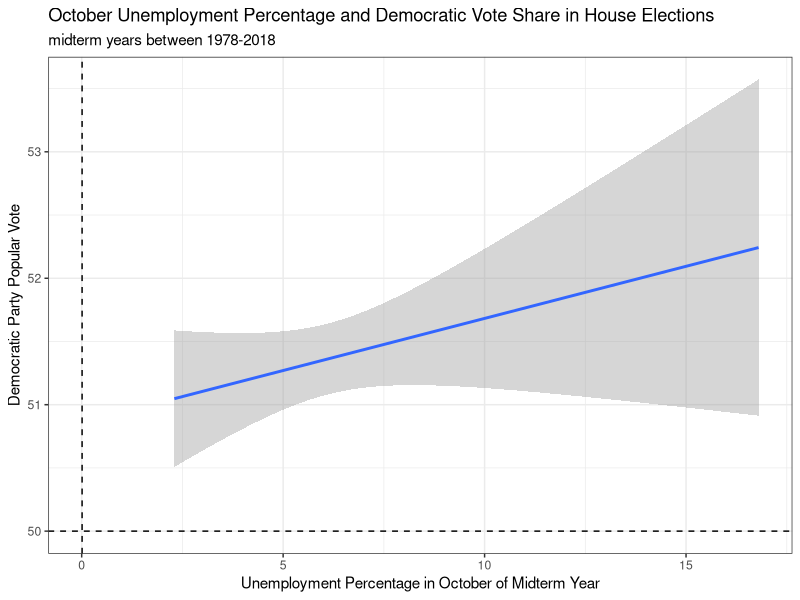
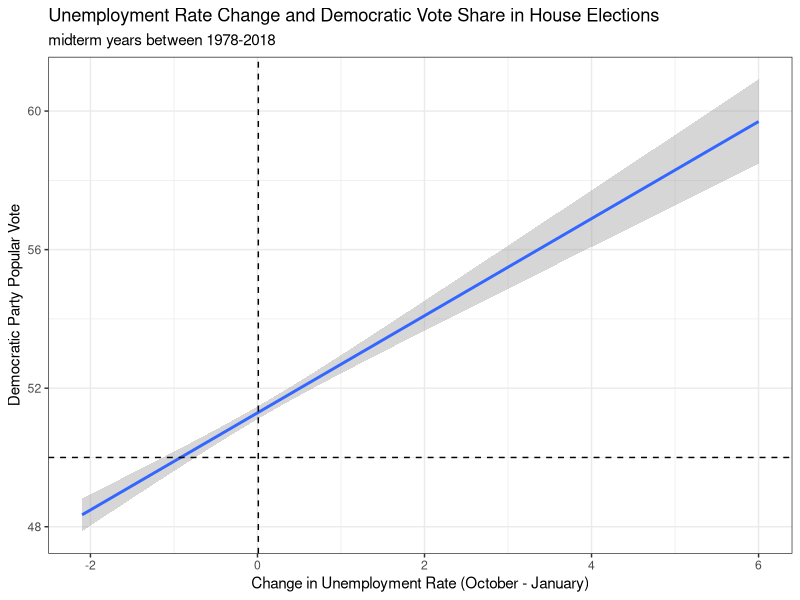

Write the R code that produced these figures, in order.
## ---- chunk 1
require(tidyverse)
require(ggplot2)
library(readr)
## ---- chunk 2
popvote_df <- read_csv('house_popvote_seats.csv') 
economy_df <- read_csv('GDP_quarterly.csv')


data1 <- left_join(economy_df, popvote_df, by = 'year')

# drop NAs (only election years)
data1 <- data1 %>%
  drop_na()

# new df
data2 <- data1 %>% 
    select('year', 'winner_party', 'H_incumbent_party', 'H_incumbent_party_majorvote_pct', 
           'quarter_cycle', 'GDP_growth_pct', 'D_majorvote_pct', 'R_majorvote_pct') %>%
    filter(quarter_cycle == 8)
## ---- chunk 3
unemployment <- read.csv('unemployment_state_monthly.csv')

unemployment2 <- unemployment %>%
  select('State.and.area', 'Year', 'Month', 'Unemployed_prct') %>%
  rename(state = State.and.area, year = Year)
  
unemployment2$Month <- as.numeric(unemployment2$Month)
unemployment2$year <- as.numeric(unemployment2$year)

unemploymentYEAR <- unemployment2 %>%
  filter(year == 1978 | year == 1982 | year == 1986 | year == 1980 | year == 1982 | year == 1986 | year == 1990 | year == 1994 | year == 1994 | year == 1998 | year == 2002 | year == 2006 | year == 2010 | year == 2014 | year == 2018)

## ---- chunk 4
unemploymentOCT <- unemploymentYEAR %>%
  group_by(state, year) %>%
  rename(percent = Unemployed_prct) %>%
  filter(Month == 10)

dataOCT <- left_join(data2, unemploymentOCT, by = 'year')

dataOCT2 <- dataOCT %>%
  drop_na()
## ---- chunk 5
#dem corr
cor(dataOCT2$percent, dataOCT2$D_majorvote_pct)

lm_unemploy <- lm(D_majorvote_pct ~ percent, 
              data = dataOCT2)
summary(lm_unemploy)


dataOCT2%>%
  ggplot(aes(x=percent, y=D_majorvote_pct,
             label=year)) +
    geom_smooth(method="lm", formula = y ~ x) +
    geom_hline(yintercept=50, lty=2) +
    geom_vline(xintercept=0.01, lty=2) +
    xlab("Unemployment Percentage in October of Midterm Year") +
    ylab("Democratic Party Popular Vote") +
    theme_bw() +
    labs(title = "October Unemployment Percentage and Democratic Vote Share in House Elections", subtitle = "midterm years between 1978-2018")


## ---- chunk 6
dataDEM2 <- dataOCT2 %>%
  filter(H_incumbent_party == "D")

cor(dataDEM2$percent, dataDEM2$D_majorvote_pct)


lm_unemployDEMAUG <- lm(D_majorvote_pct ~ percent, 
              data = dataDEM2)
summary(lm_unemployDEMAUG)
## ---- chunk 7
dataDEM <- dataOCT2 %>%
  filter(H_incumbent_party == "R")

cor(dataDEM$percent, dataDEM$D_majorvote_pct)


lm_unemployGOPAUG <- lm(D_majorvote_pct ~ percent, 
              data = dataDEM)
summary(lm_unemployGOPAUG)

## ---- chunk 8
unemploymentTIME <- unemploymentYEAR %>%
  group_by(state, year) %>%
  rename(percent = Unemployed_prct) %>%
  filter(Month == 1 | Month == 10) %>%
  mutate(percent_change = diff(percent))

dataTIME <- left_join(data2, unemploymentTIME, by = 'year')

dataTIME2 <- dataTIME %>%
  drop_na()
## ---- chunk 9
#dem corr
cor(dataTIME2$percent_change, dataTIME2$D_majorvote_pct)

lm_unemploy <- lm(D_majorvote_pct ~ percent_change, 
              data = dataTIME2)
summary(lm_unemploy)


dataTIME2%>%
  ggplot(aes(x=percent_change, y=D_majorvote_pct,
             label=year)) +
    geom_smooth(method="lm", formula = y ~ x) +
    geom_hline(yintercept=50, lty=2) +
    geom_vline(xintercept=0.01, lty=2) +
    xlab("Change in Unemployment Rate (October - January)") +
    ylab("Democratic Party Popular Vote") +
    theme_bw() +
    labs(title = "Unemployment Rate Change and Democratic Vote Share in House Elections", subtitle = "midterm years between 1978-2018")
## ---- chunk 10
dataDEMTIME <- dataTIME2 %>%
  filter(H_incumbent_party == "D")

cor(dataDEMTIME$percent, dataDEMTIME$D_majorvote_pct)


lm_unemployDEMTIME <- lm(D_majorvote_pct ~ percent, 
              data = dataDEMTIME)
summary(lm_unemployDEMTIME)

## ---- chunk 11
unemployment22 <- read_csv("unemployment22.csv")
mean(unemployment22$change)

unemployAug <- unemployment22 %>%
  select('state', 'Aug') %>%
  rename(percent = Aug)

model22 <- predict(lm_unemployDEMAUG, unemployAug, interval="prediction")
mean(model22)

## ---- chunk 12
unemployTIME <- unemployment22 %>%
  select('state', 'change') %>%
  rename(percent = change)

model22 <- predict(lm_unemployDEMTIME, unemployTIME, interval="prediction")
mean(model22)

